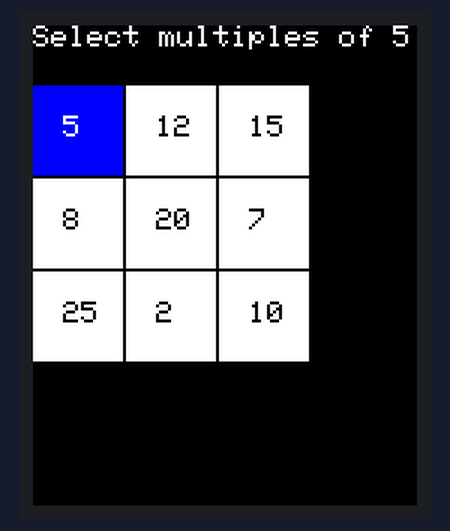
This sketch was run on a simulated Arduino Uno, built with avr-gcc and run on an emulated ATmega328P. Parts: 128×160 colour display.

Above: at 0.3 s.

The sketch:

devgridbox.ino
```cpp
#include <Adafruit_GFX.h>
#include <Adafruit_ST7735.h>
#include <SPI.h>

// Define TFT Pins
#define TFT_CS    17
#define TFT_RST   16
#define TFT_DC    15

// Define Rotary Encoder Pins
#define ENCODER_CLK 14
#define ENCODER_DT  13
#define ENCODER_SW  12

// Initialize TFT
Adafruit_ST7735 tft = Adafruit_ST7735(TFT_CS, TFT_DC, TFT_RST);

// Rotary Encoder Variables
volatile int encoderValue = 0;
int lastEncoderValue = 0;
int lastButtonState = HIGH;
unsigned long lastDebounceTime = 0;
const unsigned long debounceDelay = 50;
bool buttonPressed = false;

// Game Variables
int currentQuestion = 0;
int currentSelection = 0;
int score = 0;
const int totalQuestions = 2; // Adjust for the number of questions
bool selections[9] = {false, false, false, false, false, false, false, false, false}; // Track selected boxes

// Questions and Answers
struct Question {
  String prompt;
  int grid[9];
  int correctAnswers[9]; // 1 for correct, 0 for incorrect
  int correctCount;      // Number of correct answers
};

Question questions[totalQuestions] = {
  {"Select multiples of 5", {5, 12, 15, 8, 20, 7, 25, 2, 10}, {1, 0, 1, 0, 1, 0, 1, 0, 1}, 5},
  {"Select even numbers", {3, 8, 5, 4, 12, 9, 14, 11, 10}, {0, 1, 0, 1, 1, 0, 1, 0, 1}, 5}
};

// Interrupt Service Routine for Rotary Encoder
void handleEncoder() {
  static uint8_t lastState;
  uint8_t state = digitalRead(ENCODER_CLK);
  if (state != lastState) {
    if (digitalRead(ENCODER_DT) != state) {
      encoderValue++;
    } else {
      encoderValue--;
    }
  }
  lastState = state;
}

void handleButton() {
  int reading = digitalRead(ENCODER_SW);

  // Debounce the button press
  if ((millis() - lastDebounceTime) > debounceDelay) {
    if (reading == LOW && lastButtonState == HIGH) {
      buttonPressed = true;
    }
    lastDebounceTime = millis();
  }

  lastButtonState = reading;
}

// Setup
void setup() {
  // Initialize Serial Monitor
  Serial.begin(9600);

  // Initialize TFT Display
  tft.initR(INITR_BLACKTAB); // For 1.44 TFT
  tft.fillScreen(ST77XX_BLACK);
  tft.setTextColor(ST77XX_WHITE);
  tft.setTextWrap(false);

  // Initialize Rotary Encoder
  pinMode(ENCODER_CLK, INPUT_PULLUP);
  pinMode(ENCODER_DT, INPUT_PULLUP);
  pinMode(ENCODER_SW, INPUT_PULLUP);
  attachInterrupt(digitalPinToInterrupt(ENCODER_CLK), handleEncoder, CHANGE);
  attachInterrupt(digitalPinToInterrupt(ENCODER_SW), handleButton, CHANGE);

  // Display the first question
  displayQuestion();
}

// Display Current Question and Grid
void displayQuestion() {
  tft.fillScreen(ST77XX_BLACK);
  tft.setCursor(0, 0);
  tft.setTextSize(1);
  tft.println(questions[currentQuestion].prompt);

  // Draw the grid
  for (int i = 0; i < 9; i++) {
    int x = (i % 3) * 31; // X position in the grid (1px spacing)
    int y = (i / 3) * 31 + 20; // Y position in the grid (1px spacing)
    uint16_t color = ST77XX_WHITE;

    if (selections[i]) {
      color = ST77XX_GREEN; // Highlight selected boxes
    } else if (i == currentSelection) {
      color = ST77XX_BLUE; // Highlight current selection
    }

    tft.fillRect(x, y, 30, 30, color); // Draw 30x30 grid box
    tft.setCursor(x + 10, y + 10);
    tft.setTextColor((color == ST77XX_WHITE) ? ST77XX_BLACK : ST77XX_WHITE);
    tft.print(questions[currentQuestion].grid[i]);
  }
}

// Check Answer
void checkAnswer() {
  int correctSelected = 0;
  int incorrectSelected = 0;

  // Evaluate the selections
  for (int i = 0; i < 9; i++) {
    if (selections[i]) {
      if (questions[currentQuestion].correctAnswers[i] == 1) {
        correctSelected++;
      } else {
        incorrectSelected++;
      }
    }
  }

  // Check if the number of correct answers matches
  if (correctSelected == questions[currentQuestion].correctCount && incorrectSelected == 0) {
    score++;
    tft.fillScreen(ST77XX_GREEN);
    tft.setCursor(20, 60);
    tft.setTextColor(ST77XX_WHITE);
    tft.print("Correct!");
  } else {
    tft.fillScreen(ST77XX_RED);
    tft.setCursor(20, 60);
    tft.setTextColor(ST77XX_WHITE);
    tft.print("Wrong!");
  }

  delay(2000); // Pause to show feedback
  currentQuestion++;

  // Reset for the next question or end the game
  if (currentQuestion >= totalQuestions) {
    displayScore();
  } else {
    memset(selections, false, sizeof(selections)); // Reset selections
    displayQuestion();
  }
}

// Display Final Score
void displayScore() {
  tft.fillScreen(ST77XX_BLACK);
  tft.setCursor(20, 40);
  tft.setTextColor(ST77XX_WHITE);
  tft.setTextSize(2);
  tft.println("Game Over!");

  tft.setCursor(20, 80);
  tft.setTextSize(1);
  tft.print("Score: ");
  tft.print(score);
  tft.println(" / ");
  tft.print(totalQuestions);

  while (true) {
    delay(100);
  }
}

// Main Loop
void loop() {
  // Update grid selection based on encoder value
  if (encoderValue != lastEncoderValue) {
    currentSelection = (encoderValue + 9) % 9; // Ensure selection stays in range 0-8
    displayQuestion();
    lastEncoderValue = encoderValue;
  }

  // Handle button press for toggling selection
  if (buttonPressed) {
    buttonPressed = false;
    selections[currentSelection] = !selections[currentSelection]; // Toggle selection
    displayQuestion();
  }
}
```
